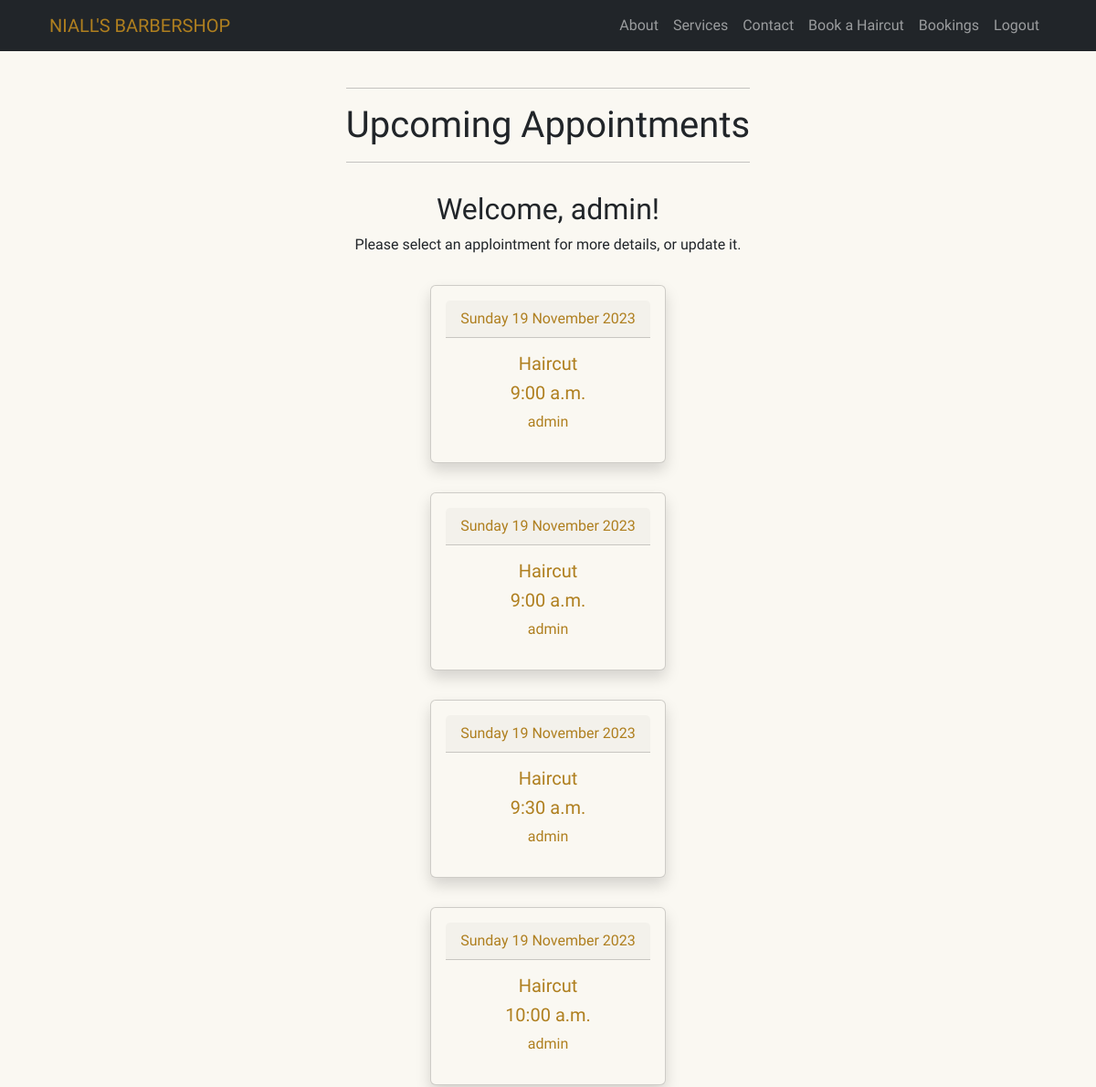
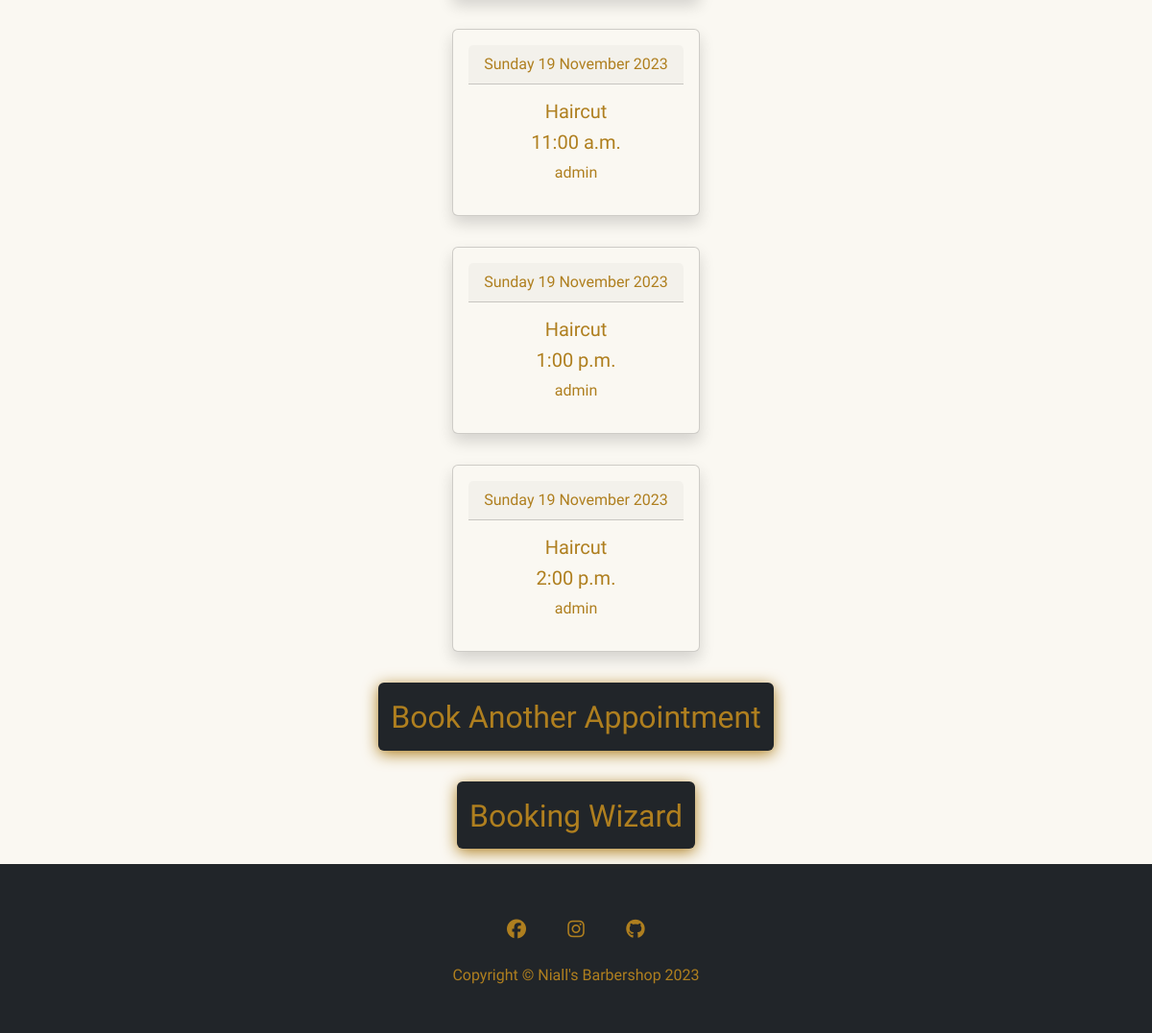
Page /booking/ (signed in) on the committed database (2 pictures, top to bottom).
### booking_system/models.py (models this page shows, shortened)
class Booking(models.Model):
    username = models.ForeignKey(User, on_delete=models.CASCADE,
                                 related_name='username_booking')
    date_of_booking = models.DateField()
    service_name = models.ForeignKey(Services, on_delete=models.CASCADE,
                                     related_name='service_name_booking')
    start_time = models.TimeField(choices=BOOKING_TIME)
    end_time = models.TimeField(editable=False, blank=True, null=True)
    confirmed = models.BooleanField(default=False)
    class Meta:
        ordering = ['date_of_booking', 'start_time']

class Services(models.Model):
    service_name = models.CharField(max_length=250)
    session_length = models.DurationField()
    cost = models.DecimalField(max_digits=8, decimal_places=2)
    def __str__(self):
        return self.service_name

### booking_system/views.py (the view)
# urls.py: path('booking/', views.BookingsListView.as_view(),
class BookingsListView(LoginRequiredMixin, ListView):
    model = Booking
    template_name = 'booking_system/booking_home.html'
    paginate_by = 25
    def get_queryset(self):
        if self.request.user.is_superuser:
            queryset = Booking.objects.filter(
                date_of_booking__gte=date.today()).order_by(
                    'date_of_booking', 'start_time')
            return queryset
        else:
            return Booking.objects.filter(
                username=self.request.user).filter(
                    date_of_booking__gte=date.today())

### booking_system/templates/booking_system/booking_home.html (shortened to what this page needs)
{% extends "base.html" %}
{% block content %}
{% load account %}
<div class="container mt-5 text-center push-down">
    <div class="container heading">
        <hr>
        <h1>Upcoming Appointments</h1>
        <hr>
    </div>
        <h2 class="pt-3">Welcome, {% user_display user %}!</h2>
    <p>Please select an applointment for more details, or update it.</p>
        {% if object_list %}
            {% for booking in object_list %}
            <div class=''>
                <div class="d-flex justify-content-center ">
                <a href="{% url 'booking-detail' booking.id %}" class="link-underline link-underline-opacity-0">
                    <div class="card shadow p-3 m-3 text-center custom-button-light-gold">
                        <div class="card-header">
                            <p class="p-0 m-0">{{ booking.date_of_booking|date:"l j F Y" }}</p>
                        </div>
                        <h5 class="mt-3">{{ booking.service_name }}</h5>
                        <h5>{{ booking.start_time|date:"g:i a" }} </h5>
                        {% if user.is_superuser %}
                        <p>{{ booking.username }}</p>
                        {% endif %}
                    </div>
                </a>
            </div>
            </div>
            {% endfor %}
            <a href="{% url 'booking-create' %}" class="link-underline link-underline-opacity-0">
                <div class="d-flex justify-content-center p-3">
                    <button class="btn custom-button-dark-gold pt-3 " type="button"><h2>Book Another Appointment</h2></button>
                </div>
            </a>
        {% endif %}
        <a href="{% url 'booking-wizard' %}" class="link-underline link-underline-opacity-0">
            <div class="d-flex justify-content-center p-3">
                <button class="btn custom-button-dark-gold pt-3 " type="button"><h2>Booking Wizard</h2></button>
            </div>
        </a>
</div>
{% endblock %}

### static/css/style.css (style rules this page uses)
:root { --clr-gold: #af7f1f; --clr-light: #faf8f2; --clr-dark: #212529; }
body { font-family: 'Tenor Sans', sans-serif; background-color: var(--clr-light); }
h1, h2, h3, h4, h5 { font-family: 'Sancreek', serif; }
.custom-button-dark-gold { transition: .5s ease-in-out; background-color: var(--clr-dark); color: var(--clr-gold); box-shadow: 0 0.2rem 1rem var(--clr-gold); }
.custom-button-light-gold { transition: .5s ease-in-out; background-color: var(--clr-light); color: var(--clr-gold); box-shadow: 0 0.2rem 1rem var(--clr-gold); }
.push-down { position: relative; top: 3rem; }
.heading { width: fit-content; }

### rows in the picture
Booking: date_of_booking "Sunday 19 November 2023", service_name "Haircut", start_time "9:00 a.m.", username "admin"
Booking: date_of_booking "Sunday 19 November 2023", service_name "Haircut", start_time "9:00 a.m.", username "admin"
Booking: date_of_booking "Sunday 19 November 2023", service_name "Haircut", start_time "9:30 a.m.", username "admin"
Booking: date_of_booking "Sunday 19 November 2023", service_name "Haircut", start_time "10:00 a.m.", username "admin"
Booking: date_of_booking "Sunday 19 November 2023", service_name "Haircut", start_time "11:00 a.m.", username "admin"
Booking: date_of_booking "Sunday 19 November 2023", service_name "Haircut", start_time "1:00 p.m.", username "admin"
Booking: date_of_booking "Sunday 19 November 2023", service_name "Haircut", start_time "2:00 p.m.", username "admin"
